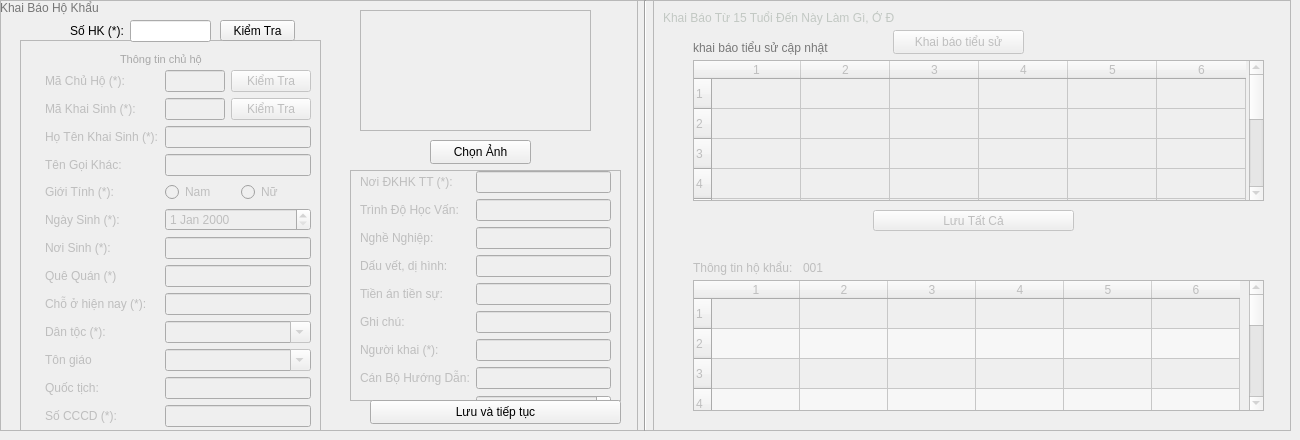
         <widget class="QWidget" name="tab_10">
          <attribute name="title">
           <string>Khai Báo Hộ Khẩu</string>
          </attribute>
          <widget class="QFrame" name="frame_6">
           <property name="geometry">
            <rect>
             <x>0</x>
             <y>0</y>
             <width>1291</width>
             <height>431</height>
            </rect>
           </property>
           <property name="frameShape">
            <enum>QFrame::StyledPanel</enum>
           </property>
           <property name="frameShadow">
            <enum>QFrame::Raised</enum>
           </property>
           <widget class="QWidget" name="horizontalLayoutWidget">
            <property name="geometry">
             <rect>
              <x>0</x>
              <y>0</y>
              <width>1291</width>
              <height>431</height>
             </rect>
            </property>
            <layout class="QHBoxLayout" name="horizontalLayout_13">
             <item>
              <layout class="QVBoxLayout" name="verticalLayout_8">
               <item>
                <widget class="QFrame" name="frame_7">
                 <property name="frameShape">
                  <enum>QFrame::StyledPanel</enum>
                 </property>
                 <property name="frameShadow">
                  <enum>QFrame::Raised</enum>
                 </property>
                 <widget class="QLabel" name="label_32">
                  <property name="geometry">
                   <rect>
                    <x>0</x>
                    <y>0</y>
                    <width>121</width>
                    <height>16</height>
                   </rect>
                  </property>
                  <property name="text">
                   <string>&lt;html&gt;&lt;head/&gt;&lt;body&gt;&lt;p&gt;&lt;span style=&quot; color:#767676;&quot;&gt;Khai Báo Hộ Khẩu&lt;/span&gt;&lt;/p&gt;&lt;/body&gt;&lt;/html&gt;</string>
                  </property>
                 </widget>
                 <widget class="QFrame" name="frame_9">
                  <property name="geometry">
                   <rect>
                    <x>360</x>
                    <y>10</y>
                    <width>231</width>
                    <height>121</height>
                   </rect>
                  </property>
                  <property name="frameShape">
                   <enum>QFrame::StyledPanel</enum>
                  </property>
                  <property name="frameShadow">
                   <enum>QFrame::Raised</enum>
                  </property>
                  <widget class="QLabel" name="label_34">
                   <property name="geometry">
                    <rect>
                     <x>0</x>
                     <y>0</y>
                     <width>231</width>
                     <height>121</height>
                    </rect>
                   </property>
                   <property name="styleSheet">
                    <string notr="true">QLabel {
	border-image: url(C:/Users/Admin/Documents/cnpm/people.png);
	color: white;
}</string>
                   </property>
                   <property name="text">
                    <string/>
                   </property>
                  </widget>
                 </widget>
                 <widget class="QPushButton" name="pushButton_29">
                  <property name="geometry">
                   <rect>
                    <x>430</x>
                    <y>140</y>
                    <width>101</width>
                    <height>24</height>
                   </rect>
                  </property>
                  <property name="text">
                   <string>Chọn Ảnh</string>
                  </property>
                 </widget>
                 <widget class="QFrame" name="frame_8">
                  <property name="enabled">
                   <bool>false</bool>
                  </property>
                  <property name="geometry">
                   <rect>
                    <x>20</x>
                    <y>40</y>
                    <width>301</width>
                    <height>391</height>
                   </rect>
                  </property>
                  <property name="frameShape">
                   <enum>QFrame::StyledPanel</enum>
                  </property>
                  <property name="frameShadow">
                   <enum>QFrame::Raised</enum>
                  </property>
                  <widget class="QWidget" name="formLayoutWidget_12">
                   <property name="geometry">
                    <rect>
                     <x>20</x>
                     <y>30</y>
                     <width>281</width>
                     <height>396</height>
                    </rect>
                   </property>
                   <layout class="QFormLayout" name="formLayout_29">
                    <property name="leftMargin">
                     <number>5</number>
                    </property>
                    <property name="rightMargin">
                     <number>10</number>
                    </property>
                    <item row="0" column="0">
                     <widget class="QLabel" name="iDNhNKhULabel_2">
                      <property name="text">
                       <string>Mã Chủ Hộ (*):</string>
                      </property>
                     </widget>
                    </item>
                    <item row="0" column="1">
                     <layout class="QHBoxLayout" name="horizontalLayout_28">
                      <item>
                       <widget class="QLineEdit" name="hTNKhaiSinhLineEdit_15"/>
                      </item>
                      <item>
                       <widget class="QPushButton" name="pushButton_59">
                        <property name="text">
                         <string>Kiểm Tra</string>
                        </property>
                       </widget>
                      </item>
                     </layout>
                    </item>
                    <item row="1" column="0">
                     <widget class="QLabel" name="mKhaiSinhLabel_8">
                      <property name="text">
                       <string>Mã Khai Sinh (*):</string>
                      </property>
                     </widget>
                    </item>
                    <item row="2" column="0">
                     <widget class="QLabel" name="hTNKhaiSinhLabel_6">
                      <property name="text">
                       <string>Họ Tên Khai Sinh (*):</string>
                      </property>
                     </widget>
                    </item>
                    <item row="2" column="1">
                     <widget class="QLineEdit" name="hTNKhaiSinhLineEdit_13"/>
                    </item>
                    <item row="3" column="0">
                     <widget class="QLabel" name="tNGIKhCLabel_5">
                      <property name="text">
                       <string>Tên Gọi Khác:</string>
                      </property>
                     </widget>
                    </item>
                    <item row="3" column="1">
                     <widget class="QLineEdit" name="tNGIKhCLineEdit_5"/>
                    </item>
                    <item row="4" column="0">
                     <widget class="QLabel" name="giITNhLabel_6">
                      <property name="text">
                       <string>Giới Tính (*):</string>
                      </property>
                     </widget>
                    </item>
                    <item row="4" column="1">
                     <layout class="QHBoxLayout" name="horizontalLayout_26">
                      <item>
                       <widget class="QRadioButton" name="radioButton_19">
                        <property name="text">
                         <string>Nam</string>
                        </property>
                       </widget>
                      </item>
                      <item>
                       <widget class="QRadioButton" name="radioButton_20">
                        <property name="text">
                         <string>Nữ</string>
                        </property>
                       </widget>
                      </item>
                     </layout>
                    </item>
                    <item row="5" column="0">
                     <widget class="QLabel" name="ngYSinhLabel_7">
                      <property name="text">
                       <string>Ngày Sinh (*):</string>
                      </property>
                     </widget>
                    </item>
                    <item row="5" column="1">
                     <widget class="QDateEdit" name="dateEdit_15"/>
                    </item>
                    <item row="6" column="0">
                     <widget class="QLabel" name="nISinhLabel_5">
                      <property name="text">
                       <string>Nơi Sinh (*):</string>
                      </property>
                     </widget>
                    </item>
                    <item row="6" column="1">
                     <widget class="QLineEdit" name="nISinhLineEdit_5"/>
                    </item>
                    <item row="7" column="0">
                     <widget class="QLabel" name="quQuNLabel_5">
                      <property name="text">
                       <string>Quê Quán (*)</string>
                      </property>
                     </widget>
                    </item>
                    <item row="7" column="1">
                     <widget class="QLineEdit" name="quQuNLineEdit_5"/>
                    </item>
                    <item row="8" column="0">
                     <widget class="QLabel" name="chHiNNayLabel_6">
                      <property name="text">
                       <string>Chỗ ở hiện nay (*):</string>
                      </property>
                     </widget>
                    </item>
                    <item row="8" column="1">
                     <widget class="QLineEdit" name="chHiNNayLineEdit_6"/>
                    </item>
                    <item row="9" column="0">
                     <widget class="QLabel" name="dNTCLabel_5">
                      <property name="text">
                       <string>Dân tộc (*):</string>
                      </property>
                     </widget>
                    </item>
                    <item row="9" column="1">
                     <widget class="QComboBox" name="comboBox_15">
                      <property name="editable">
                       <bool>true</bool>
                      </property>
                     </widget>
                    </item>
                    <item row="10" column="0">
                     <widget class="QLabel" name="tNGiOLabel_6">
                      <property name="text">
                       <string>Tôn giáo</string>
                      </property>
                     </widget>
                    </item>
                    <item row="10" column="1">
                     <widget class="QComboBox" name="comboBox_18">
                      <property name="editable">
                       <bool>true</bool>
                      </property>
                     </widget>
                    </item>
                    <item row="11" column="0">
                     <widget class="QLabel" name="quCTChLabel_3">
                      <property name="text">
                       <string>Quốc tịch:</string>
                      </property>
                     </widget>
                    </item>
                    <item row="11" column="1">
                     <widget class="QLineEdit" name="quCTChLineEdit_3"/>
                    </item>
                    <item row="12" column="0">
                     <widget class="QLabel" name="sCCCDLabel_6">
                      <property name="text">
                       <string>Số CCCD (*):</string>
                      </property>
                     </widget>
                    </item>
                    <item row="12" column="1">
                     <widget class="QLineEdit" name="sCCCDLineEdit_6"/>
                    </item>
                    <item row="13" column="0">
                     <widget class="QLabel" name="nICPLabel_6">
                      <property name="text">
                       <string>Nơi Cấp:</string>
                      </property>
                     </widget>
                    </item>
                    <item row="13" column="1">
                     <widget class="QLineEdit" name="nICPLineEdit_6"/>
                    </item>
                    <item row="1" column="1">
                     <layout class="QHBoxLayout" name="horizontalLayout_25">
                      <item>
                       <widget class="QLineEdit" name="hTNKhaiSinhLineEdit_12"/>
                      </item>
                      <item>
                       <widget class="QPushButton" name="pushButton_53">
                        <property name="text">
                         <string>Kiểm Tra</string>
                        </property>
                       </widget>
                      </item>
                     </layout>
                    </item>
                   </layout>
                  </widget>
                  <widget class="QLabel" name="label_29">
                   <property name="geometry">
                    <rect>
                     <x>100</x>
                     <y>10</y>
                     <width>101</width>
                     <height>20</height>
                    </rect>
                   </property>
                   <property name="text">
                    <string>&lt;html&gt;&lt;head/&gt;&lt;body&gt;&lt;p&gt;&lt;span style=&quot; font-size:8pt; color:#a8a8a8;&quot;&gt;Thông tin chủ hộ&lt;/span&gt;&lt;/p&gt;&lt;/body&gt;&lt;/html&gt;</string>
                   </property>
                  </widget>
                 </widget>
                 <widget class="QPushButton" name="pushButton_24">
                  <property name="geometry">
                   <rect>
                    <x>220</x>
                    <y>20</y>
                    <width>75</width>
                    <height>21</height>
                   </rect>
                  </property>
                  <property name="autoFillBackground">
                   <bool>false</bool>
                  </property>
                  <property name="text">
                   <string>Kiểm Tra</string>
                  </property>
                  <property name="checkable">
                   <bool>false</bool>
                  </property>
                  <property name="checked">
                   <bool>false</bool>
                  </property>
                 </widget>
                 <widget class="QWidget" name="formLayoutWidget_10">
                  <property name="geometry">
                   <rect>
                    <x>70</x>
                    <y>20</y>
                    <width>141</width>
                    <height>24</height>
                   </rect>
                  </property>
                  <layout class="QFormLayout" name="formLayout_12">
                   <item row="0" column="0">
                    <widget class="QLabel" name="sHKhULabel_4">
                     <property name="text">
                      <string>Số HK (*):</string>
                     </property>
                    </widget>
                   </item>
                   <item row="0" column="1">
                    <widget class="QLineEdit" name="sHKhULineEdit_2"/>
                   </item>
                  </layout>
                 </widget>
                 <widget class="QFrame" name="frame_25">
                  <property name="enabled">
                   <bool>false</bool>
                  </property>
                  <property name="geometry">
                   <rect>
                    <x>350</x>
                    <y>170</y>
                    <width>271</width>
                    <height>231</height>
                   </rect>
                  </property>
                  <property name="frameShape">
                   <enum>QFrame::StyledPanel</enum>
                  </property>
                  <property name="frameShadow">
                   <enum>QFrame::Raised</enum>
                  </property>
                  <widget class="QWidget" name="formLayoutWidget_13">
                   <property name="geometry">
                    <rect>
                     <x>10</x>
                     <y>1</y>
                     <width>261</width>
                     <height>248</height>
                    </rect>
                   </property>
                   <layout class="QFormLayout" name="formLayout_15">
                    <property name="rightMargin">
                     <number>10</number>
                    </property>
                    <item row="0" column="0">
                     <widget class="QLabel" name="nIKHKTTLabel_3">
                      <property name="text">
                       <string>Nơi ĐKHK TT (*):</string>
                      </property>
                     </widget>
                    </item>
                    <item row="0" column="1">
                     <widget class="QLineEdit" name="nIKHKTTLineEdit_3"/>
                    </item>
                    <item row="1" column="0">
                     <widget class="QLabel" name="trNhHCVNLabel_3">
                      <property name="text">
                       <string>Trình Độ Học Vấn:</string>
                      </property>
                     </widget>
                    </item>
                    <item row="1" column="1">
                     <widget class="QLineEdit" name="trNhHCVNLineEdit_3"/>
                    </item>
                    <item row="2" column="0">
                     <widget class="QLabel" name="nghNghiPLabel_5">
                      <property name="text">
                       <string>Nghề Nghiệp:</string>
                      </property>
                     </widget>
                    </item>
                    <item row="2" column="1">
                     <widget class="QLineEdit" name="nghNghiPLineEdit_5"/>
                    </item>
                    <item row="3" column="0">
                     <widget class="QLabel" name="dUVTDHNhLabel_3">
                      <property name="text">
                       <string>Dấu vết, dị hình:</string>
                      </property>
                     </widget>
                    </item>
                    <item row="3" column="1">
                     <widget class="QLineEdit" name="dUVTDHNhLineEdit_3"/>
                    </item>
                    <item row="5" column="0">
                     <widget class="QLabel" name="ghiChLabel_4">
                      <property name="text">
                       <string>Ghi chú:</string>
                      </property>
                     </widget>
                    </item>
                    <item row="5" column="1">
                     <widget class="QLineEdit" name="ghiChLineEdit_4"/>
                    </item>
                    <item row="6" column="0">
                     <widget class="QLabel" name="ngIKhaiLabel_3">
                      <property name="text">
                       <string>Người khai (*):</string>
                      </property>
                     </widget>
                    </item>
                    <item row="6" column="1">
                     <widget class="QLineEdit" name="ngIKhaiLineEdit_3"/>
                    </item>
                    <item row="7" column="0">
                     <widget class="QLabel" name="cNBHNgDNLabel_3">
                      <property name="text">
                       <string>Cán Bộ Hướng Dẫn:</string>
                      </property>
                     </widget>
                    </item>
                    <item row="7" column="1">
                     <widget class="QLineEdit" name="cNBHNgDNLineEdit_3"/>
                    </item>
                    <item row="8" column="0">
                     <widget class="QLabel" name="ngYKhaiLabel_3">
                      <property name="text">
                       <string>Ngày khai:</string>
                      </property>
                     </widget>
                    </item>
                    <item row="4" column="0">
                     <widget class="QLabel" name="tiNNTiNSLabel">
                      <property name="text">
                       <string>Tiền án tiền sự:</string>
                      </property>
                     </widget>
                    </item>
                    <item row="4" column="1">
                     <widget class="QLineEdit" name="tiNNTiNSLineEdit"/>
                    </item>
                    <item row="8" column="1">
                     <widget class="QDateEdit" name="dateEdit_18"/>
                    </item>
                   </layout>
                  </widget>
                 </widget>
                 <widget class="QPushButton" name="pushButton_27">
                  <property name="enabled">
                   <bool>true</bool>
                  </property>
                  <property name="geometry">
                   <rect>
                    <x>370</x>
                    <y>400</y>
                    <width>251</width>
                    <height>24</height>
                   </rect>
                  </property>
                  <property name="text">
                   <string>Lưu và tiếp tục</string>
                  </property>
                 </widget>
                </widget>
               </item>
              </layout>
             </item>
             <item>
              <widget class="Line" name="line_2">
               <property name="orientation">
                <enum>Qt::Vertical</enum>
               </property>
              </widget>
             </item>
             <item>
              <layout class="QVBoxLayout" name="verticalLayout_9">
               <item>
                <widget class="QFrame" name="frame_10">
                 <property name="enabled">
                  <bool>false</bool>
                 </property>
                 <property name="frameShape">
                  <enum>QFrame::StyledPanel</enum>
                 </property>
                 <property name="frameShadow">
                  <enum>QFrame::Raised</enum>
                 </property>
                 <widget class="QLabel" name="label_35">
                  <property name="geometry">
                   <rect>
                    <x>10</x>
                    <y>10</y>
                    <width>231</width>
                    <height>16</height>
                   </rect>
                  </property>
                  <property name="text">
                   <string>&lt;html&gt;&lt;head/&gt;&lt;body&gt;&lt;p&gt;&lt;span style=&quot; color:#c2c8c3;&quot;&gt;Khai Báo Từ 15 Tuổi Đến Này Làm Gì, Ở Đâu&lt;/span&gt;&lt;/p&gt;&lt;/body&gt;&lt;/html&gt;</string>
                  </property>
                 </widget>
                 <widget class="QPushButton" name="pushButton_30">
                  <property name="geometry">
                   <rect>
                    <x>220</x>
                    <y>210</y>
                    <width>201</width>
                    <height>21</height>
                   </rect>
                  </property>
                  <property name="text">
                   <string>Lưu Tất Cả</string>
                  </property>
                 </widget>
                 <widget class="QTableWidget" name="tableWidget_4">
                  <property name="enabled">
                   <bool>false</bool>
                  </property>
                  <property name="geometry">
                   <rect>
                    <x>40</x>
                    <y>280</y>
                    <width>571</width>
                    <height>131</height>
                   </rect>
                  </property>
                  <property name="autoScroll">
                   <bool>true</bool>
                  </property>
                  <property name="dragDropOverwriteMode">
                   <bool>true</bool>
                  </property>
                  <property name="alternatingRowColors">
                   <bool>true</bool>
                  </property>
                  <property name="wordWrap">
                   <bool>true</bool>
                  </property>
                  <property name="cornerButtonEnabled">
                   <bool>false</bool>
                  </property>
                  <property name="rowCount">
                   <number>10</number>
                  </property>
                  <property name="columnCount">
                   <number>6</number>
                  </property>
                  <attribute name="horizontalHeaderVisible">
                   <bool>true</bool>
                  </attribute>
                  <attribute name="horizontalHeaderCascadingSectionResizes">
                   <bool>false</bool>
                  </attribute>
                  <attribute name="horizontalHeaderDefaultSectionSize">
                   <number>88</number>
                  </attribute>
                  <attribute name="horizontalHeaderHighlightSections">
                   <bool>true</bool>
                  </attribute>
                  <attribute name="verticalHeaderShowSortIndicator" stdset="0">
                   <bool>false</bool>
                  </attribute>
                  <row/>
                  <row/>
                  <row/>
                  <row/>
                  <row/>
                  <row/>
                  <row/>
                  <row/>
                  <row/>
                  <row/>
                  <column/>
                  <column/>
                  <column/>
                  <column/>
                  <column/>
                  <column/>
                 </widget>
                 <widget class="QLabel" name="label_30">
                  <property name="geometry">
                   <rect>
                    <x>40</x>
                    <y>260</y>
                    <width>101</width>
                    <height>16</height>
                   </rect>
                  </property>
                  <property name="text">
                   <string>Thông tin hộ khẩu:</string>
                  </property>
                 </widget>
                 <widget class="QLabel" name="label_31">
                  <property name="geometry">
                   <rect>
                    <x>150</x>
                    <y>260</y>
                    <width>31</width>
                    <height>16</height>
                   </rect>
                  </property>
                  <property name="text">
                   <string>001</string>
                  </property>
                 </widget>
                 <widget class="QTableWidget" name="tableWidget_19">
                  <property name="enabled">
                   <bool>false</bool>
                  </property>
                  <property name="geometry">
                   <rect>
                    <x>40</x>
                    <y>60</y>
                    <width>571</width>
                    <height>141</height>
                   </rect>
                  </property>
                  <property name="rowCount">
                   <number>10</number>
                  </property>
                  <property name="columnCount">
                   <number>6</number>
                  </property>
                  <attribute name="horizontalHeaderVisible">
                   <bool>true</bool>
                  </attribute>
                  <attribute name="horizontalHeaderDefaultSectionSize">
                   <number>89</number>
                  </attribute>
                  <row/>
                  <row/>
                  <row/>
                  <row/>
                  <row/>
                  <row/>
                  <row/>
                  <row/>
                  <row/>
                  <row/>
                  <column/>
                  <column/>
                  <column/>
                  <column/>
                  <column/>
                  <column/>
                 </widget>
                 <widget class="QPushButton" name="pushButton_26">
                  <property name="geometry">
                   <rect>
                    <x>240</x>
                    <y>30</y>
                    <width>131</width>
                    <height>24</height>
                   </rect>
                  </property>
                  <property name="text">
                   <string>Khai báo tiểu sử</string>
                  </property>
                 </widget>
                 <widget class="QLabel" name="label_72">
                  <property name="geometry">
                   <rect>
                    <x>40</x>
                    <y>40</y>
                    <width>141</width>
                    <height>16</height>
                   </rect>
                  </property>
                  <property name="text">
                   <string>&lt;html&gt;&lt;head/&gt;&lt;body&gt;&lt;p&gt;&lt;span style=&quot; color:#787878;&quot;&gt;khai báo tiểu sử cập nhật&lt;/span&gt;&lt;/p&gt;&lt;/body&gt;&lt;/html&gt;</string>
                  </property>
                 </widget>
                </widget>
               </item>
              </layout>
             </item>
            </layout>
           </widget>
          </widget>
         </widget>
